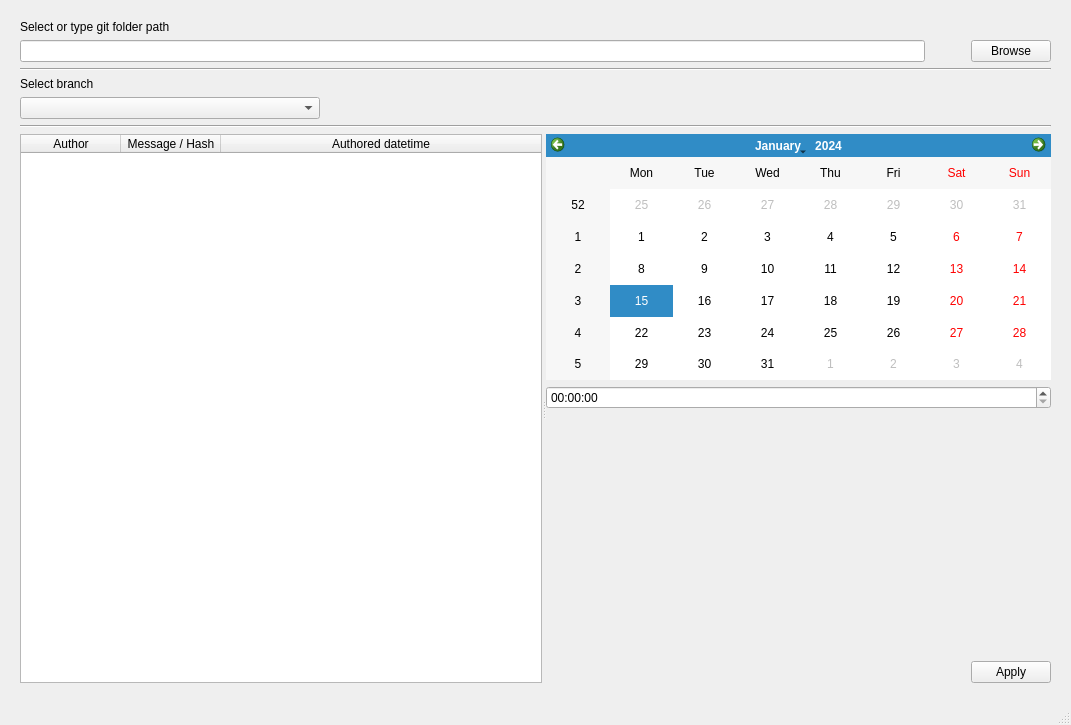
<?xml version="1.0" encoding="UTF-8"?>
<ui version="4.0">
 <class>MainWindow</class>
 <widget class="QMainWindow" name="MainWindow">
  <property name="geometry">
   <rect>
    <x>0</x>
    <y>0</y>
    <width>1071</width>
    <height>725</height>
   </rect>
  </property>
  <property name="windowTitle">
   <string>MainWindow</string>
  </property>
  <widget class="QWidget" name="centralwidget">
   <layout class="QGridLayout" name="gridLayout">
    <property name="leftMargin">
     <number>20</number>
    </property>
    <property name="topMargin">
     <number>20</number>
    </property>
    <property name="rightMargin">
     <number>20</number>
    </property>
    <property name="bottomMargin">
     <number>20</number>
    </property>
    <item row="4" column="0">
     <widget class="QSplitter" name="splitter">
      <property name="orientation">
       <enum>Qt::Horizontal</enum>
      </property>
      <widget class="QTableWidget" name="commits">
       <property name="alternatingRowColors">
        <bool>true</bool>
       </property>
       <property name="selectionBehavior">
        <enum>QAbstractItemView::SelectRows</enum>
       </property>
       <attribute name="horizontalHeaderStretchLastSection">
        <bool>true</bool>
       </attribute>
       <attribute name="verticalHeaderVisible">
        <bool>false</bool>
       </attribute>
       <column>
        <property name="text">
         <string>Author</string>
        </property>
       </column>
       <column>
        <property name="text">
         <string>Message / Hash</string>
        </property>
       </column>
       <column>
        <property name="text">
         <string>Authored datetime</string>
        </property>
       </column>
      </widget>
      <widget class="QWidget" name="selectors" native="true">
       <layout class="QGridLayout" name="gridLayout_2">
        <property name="leftMargin">
         <number>0</number>
        </property>
        <property name="topMargin">
         <number>0</number>
        </property>
        <property name="rightMargin">
         <number>0</number>
        </property>
        <property name="bottomMargin">
         <number>0</number>
        </property>
        <item row="0" column="0">
         <layout class="QVBoxLayout" name="verticalLayout_3">
          <item>
           <layout class="QVBoxLayout" name="verticalLayout_4">
            <item>
             <widget class="QCalendarWidget" name="date"/>
            </item>
            <item>
             <widget class="QTimeEdit" name="time">
              <property name="displayFormat">
               <string>HH:mm:ss</string>
              </property>
             </widget>
            </item>
            <item>
             <spacer name="verticalSpacer_2">
              <property name="orientation">
               <enum>Qt::Vertical</enum>
              </property>
              <property name="sizeHint" stdset="0">
               <size>
                <width>20</width>
                <height>40</height>
               </size>
              </property>
             </spacer>
            </item>
           </layout>
          </item>
          <item>
           <layout class="QHBoxLayout" name="horizontalLayout_5">
            <item>
             <spacer name="horizontalSpacer_5">
              <property name="orientation">
               <enum>Qt::Horizontal</enum>
              </property>
              <property name="sizeHint" stdset="0">
               <size>
                <width>40</width>
                <height>20</height>
               </size>
              </property>
             </spacer>
            </item>
            <item>
             <widget class="QPushButton" name="apply">
              <property name="text">
               <string>Apply</string>
              </property>
             </widget>
            </item>
           </layout>
          </item>
         </layout>
        </item>
       </layout>
       <zorder></zorder>
       <zorder>layoutWidget</zorder>
      </widget>
     </widget>
    </item>
    <item row="2" column="0">
     <layout class="QVBoxLayout" name="verticalLayout_2">
      <item>
       <widget class="QLabel" name="label_2">
        <property name="sizePolicy">
         <sizepolicy hsizetype="Fixed" vsizetype="Fixed">
          <horstretch>0</horstretch>
          <verstretch>0</verstretch>
         </sizepolicy>
        </property>
        <property name="text">
         <string>Select branch</string>
        </property>
       </widget>
      </item>
      <item>
       <layout class="QHBoxLayout" name="horizontalLayout_3">
        <property name="sizeConstraint">
         <enum>QLayout::SetFixedSize</enum>
        </property>
        <item>
         <widget class="QComboBox" name="branches">
          <property name="minimumSize">
           <size>
            <width>300</width>
            <height>0</height>
           </size>
          </property>
         </widget>
        </item>
        <item>
         <spacer name="horizontalSpacer_3">
          <property name="orientation">
           <enum>Qt::Horizontal</enum>
          </property>
          <property name="sizeType">
           <enum>QSizePolicy::Expanding</enum>
          </property>
          <property name="sizeHint" stdset="0">
           <size>
            <width>40</width>
            <height>20</height>
           </size>
          </property>
         </spacer>
        </item>
       </layout>
      </item>
     </layout>
    </item>
    <item row="0" column="0">
     <layout class="QVBoxLayout" name="verticalLayout">
      <item>
       <widget class="QLabel" name="label">
        <property name="sizePolicy">
         <sizepolicy hsizetype="Fixed" vsizetype="Fixed">
          <horstretch>0</horstretch>
          <verstretch>0</verstretch>
         </sizepolicy>
        </property>
        <property name="text">
         <string>Select or type git folder path</string>
        </property>
       </widget>
      </item>
      <item>
       <layout class="QHBoxLayout" name="horizontalLayout_2">
        <item>
         <widget class="QLineEdit" name="path"/>
        </item>
        <item>
         <spacer name="horizontalSpacer">
          <property name="orientation">
           <enum>Qt::Horizontal</enum>
          </property>
          <property name="sizeType">
           <enum>QSizePolicy::Maximum</enum>
          </property>
          <property name="sizeHint" stdset="0">
           <size>
            <width>40</width>
            <height>20</height>
           </size>
          </property>
         </spacer>
        </item>
        <item>
         <widget class="QPushButton" name="browse">
          <property name="text">
           <string>Browse</string>
          </property>
         </widget>
        </item>
       </layout>
      </item>
     </layout>
    </item>
    <item row="1" column="0">
     <widget class="Line" name="line">
      <property name="orientation">
       <enum>Qt::Horizontal</enum>
      </property>
     </widget>
    </item>
    <item row="3" column="0">
     <widget class="Line" name="line_2">
      <property name="orientation">
       <enum>Qt::Horizontal</enum>
      </property>
     </widget>
    </item>
   </layout>
  </widget>
  <widget class="QStatusBar" name="statusbar"/>
 </widget>
 <resources/>
 <connections>
  <connection>
   <sender>path</sender>
   <signal>textChanged(QString)</signal>
   <receiver>MainWindow</receiver>
   <slot>load_branches()</slot>
   <hints>
    <hint type="sourcelabel">
     <x>349</x>
     <y>117</y>
    </hint>
    <hint type="destinationlabel">
     <x>399</x>
     <y>299</y>
    </hint>
   </hints>
  </connection>
  <connection>
   <sender>browse</sender>
   <signal>clicked()</signal>
   <receiver>MainWindow</receiver>
   <slot>path_selector_dialog()</slot>
   <hints>
    <hint type="sourcelabel">
     <x>1049</x>
     <y>125</y>
    </hint>
    <hint type="destinationlabel">
     <x>399</x>
     <y>299</y>
    </hint>
   </hints>
  </connection>
  <connection>
   <sender>branches</sender>
   <signal>currentTextChanged(QString)</signal>
   <receiver>MainWindow</receiver>
   <slot>load_commits()</slot>
   <hints>
    <hint type="sourcelabel">
     <x>227</x>
     <y>302</y>
    </hint>
    <hint type="destinationlabel">
     <x>399</x>
     <y>299</y>
    </hint>
   </hints>
  </connection>
  <connection>
   <sender>commits</sender>
   <signal>cellClicked(int,int)</signal>
   <receiver>MainWindow</receiver>
   <slot>show_selectors()</slot>
   <hints>
    <hint type="sourcelabel">
     <x>190</x>
     <y>407</y>
    </hint>
    <hint type="destinationlabel">
     <x>399</x>
     <y>299</y>
    </hint>
   </hints>
  </connection>
  <connection>
   <sender>date</sender>
   <signal>clicked(QDate)</signal>
   <receiver>MainWindow</receiver>
   <slot>date_changed()</slot>
   <hints>
    <hint type="sourcelabel">
     <x>887</x>
     <y>469</y>
    </hint>
    <hint type="destinationlabel">
     <x>535</x>
     <y>362</y>
    </hint>
   </hints>
  </connection>
  <connection>
   <sender>time</sender>
   <signal>timeChanged(QTime)</signal>
   <receiver>MainWindow</receiver>
   <slot>time_changed()</slot>
   <hints>
    <hint type="sourcelabel">
     <x>887</x>
     <y>577</y>
    </hint>
    <hint type="destinationlabel">
     <x>535</x>
     <y>362</y>
    </hint>
   </hints>
  </connection>
  <connection>
   <sender>apply</sender>
   <signal>clicked()</signal>
   <receiver>MainWindow</receiver>
   <slot>rewrite()</slot>
   <hints>
    <hint type="sourcelabel">
     <x>1011</x>
     <y>666</y>
    </hint>
    <hint type="destinationlabel">
     <x>535</x>
     <y>362</y>
    </hint>
   </hints>
  </connection>
 </connections>
 <slots>
  <slot>load_branches()</slot>
  <slot>path_selector_dialog()</slot>
  <slot>load_commits()</slot>
  <slot>show_selectors()</slot>
  <slot>date_changed()</slot>
  <slot>time_changed()</slot>
  <slot>rewrite()</slot>
 </slots>
</ui>
